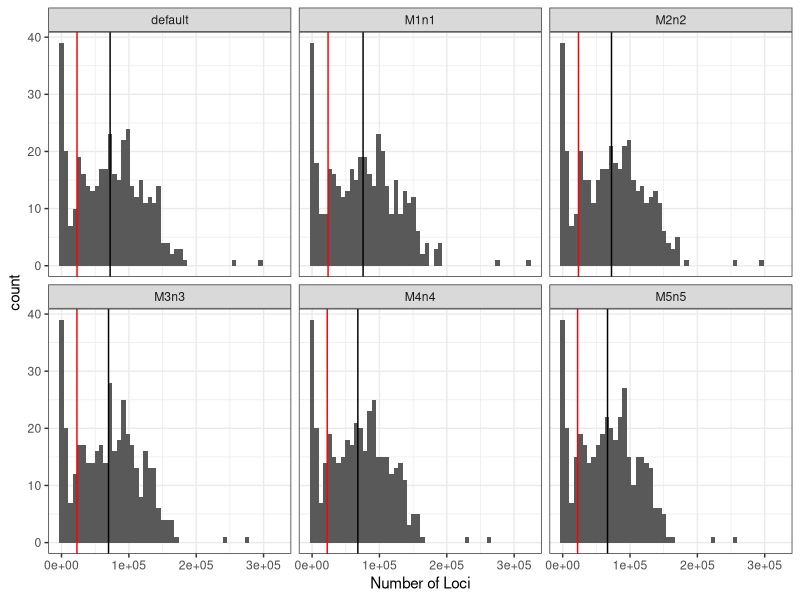
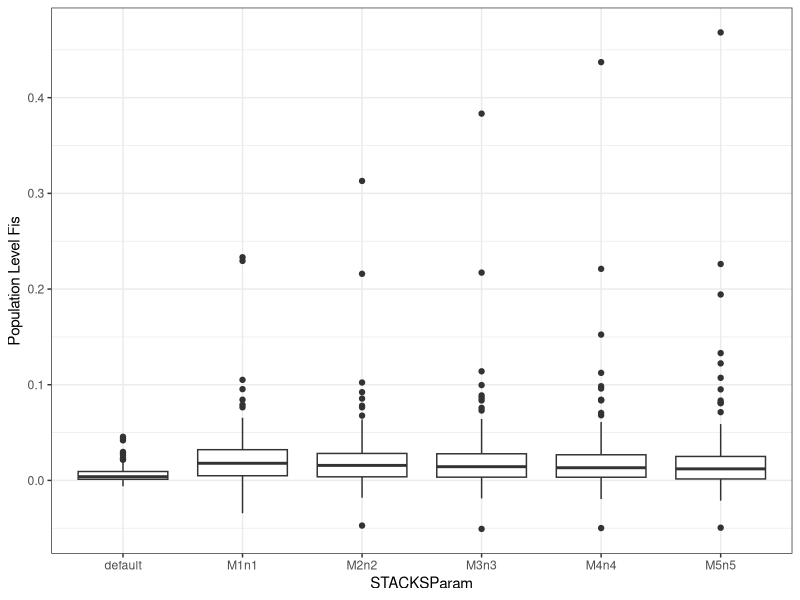
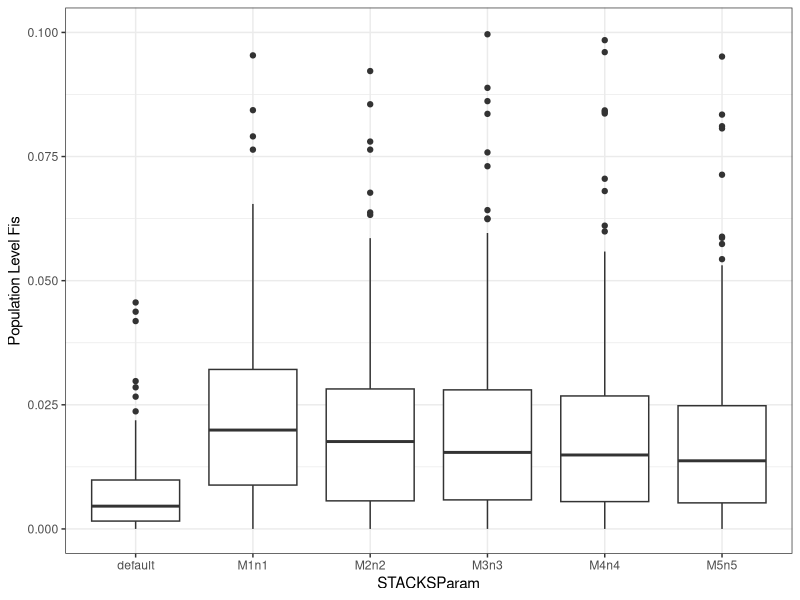

These charts were generated, in order, by the following R code:
## ---- chunk 1
knitr::opts_chunk$set(echo = TRUE)
library(dplyr)
library(ggplot2)
## ---- chunk 2

STACKS_def_cov <- read.csv("data/Stacks_filtering_cov.csv")

# Look at standard deviation 
STACKS_sum <- STACKS_def_cov %>% 
  group_by(STACKSParam) %>% 
  summarize(stdev = sd(n_loci), mean = mean(n_loci))

ggplot() + geom_histogram(data = STACKS_def_cov, mapping = aes(x= n_loci),bins = 50) +
  theme_bw() + facet_wrap(~STACKSParam) + geom_vline(data = STACKS_sum, mapping = aes(xintercept = mean - stdev), color = "red") + geom_vline(data = STACKS_sum, mapping = aes(xintercept = mean), color = "black") + xlab("Number of Loci")

knitr::kable(STACKS_sum)

STACKS_remove <- STACKS_def_cov %>% 
  filter(STACKSParam == "default" & n_loci < 23028 )

STACKS_default_stats <- STACKS_def_cov %>% 
  filter(STACKSParam == "default")

mean(STACKS_default_stats$n_loci, na.rm = T); min(STACKS_default_stats$n_loci); max(STACKS_default_stats$n_loci)
sd(STACKS_default_stats$n_loci)

## ---- chunk 3
popstats <- read.csv("data/Populations_StacksParams.csv")

ggplot(data = popstats, mapping = aes(x=STACKSParam, y = Fis)) + geom_boxplot() + 
  theme_bw() + ylab("Population Level Fis")

# Let's zoom in a little 

ggplot(data = popstats, mapping = aes(x=STACKSParam, y = Fis)) + geom_boxplot() + 
  theme_bw() + ylim(0,0.1) + ylab("Population Level Fis")
